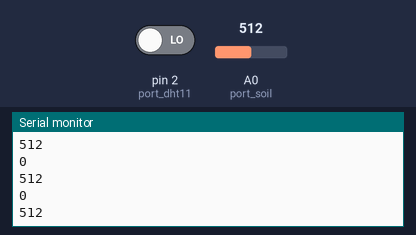
Bench run of a sketch on a simulated Arduino Uno, built with avr-gcc and run on an emulated ATmega328P. On the bench: the last lines printed to the serial monitor. Inputs (shaded band) come from the test bench; at power-on: A0 (port_soil) = 512, pin 2 (port_dht11) LOW.

Above: at 1.2 s.
1.3 s: A0 (port_soil) set to 716
At 2.4 s:
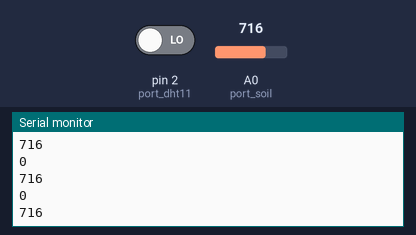
2.8 s: pin 2 (port_dht11) driven HIGH
4.3 s: A0 (port_soil) set to 900
At 5.4 s:
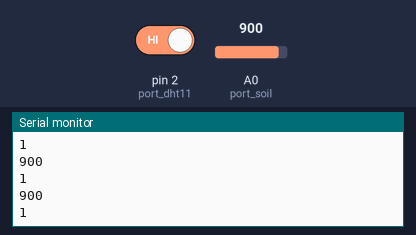
Timing chart, 0 to 7.3 s (numbered marks = the images above; inputs shaded):
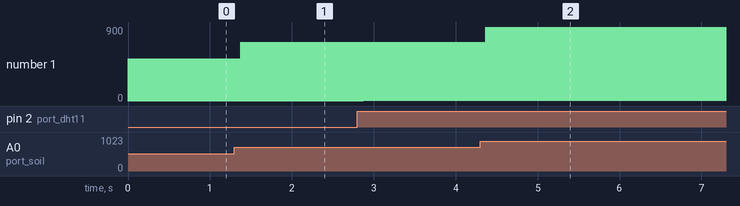

The sketch:

SensoresTeste--suspenso.ino
```cpp
int port_soil = A0;
int port_dht11 = 2;

int data_soil_pin = 0;
int data_dht11_pin = 0;

void setup() {
  Serial.begin(9600);
  pinMode(port_soil, INPUT);
  pinMode(port_dht11, INPUT);
}

void loop() {
  data_soil_pin = analogRead(port_soil);
  data_dht11_pin = digitalRead(port_dht11);
  Serial.println(data_soil_pin);
  Serial.println(data_dht11_pin);
}
```

Measured:
- after the input at 1.3 s, the serial monitor: prints a new line after 0.07 s (image 1)
- after the input at 4.3 s, the serial monitor: prints a new line after 0.07 s (image 2)
- plotted number 1: 512 → 716 after the input at 1.3 s, 716 → 1 after the input at 2.8 s, 1 → 900 after the input at 4.3 s
